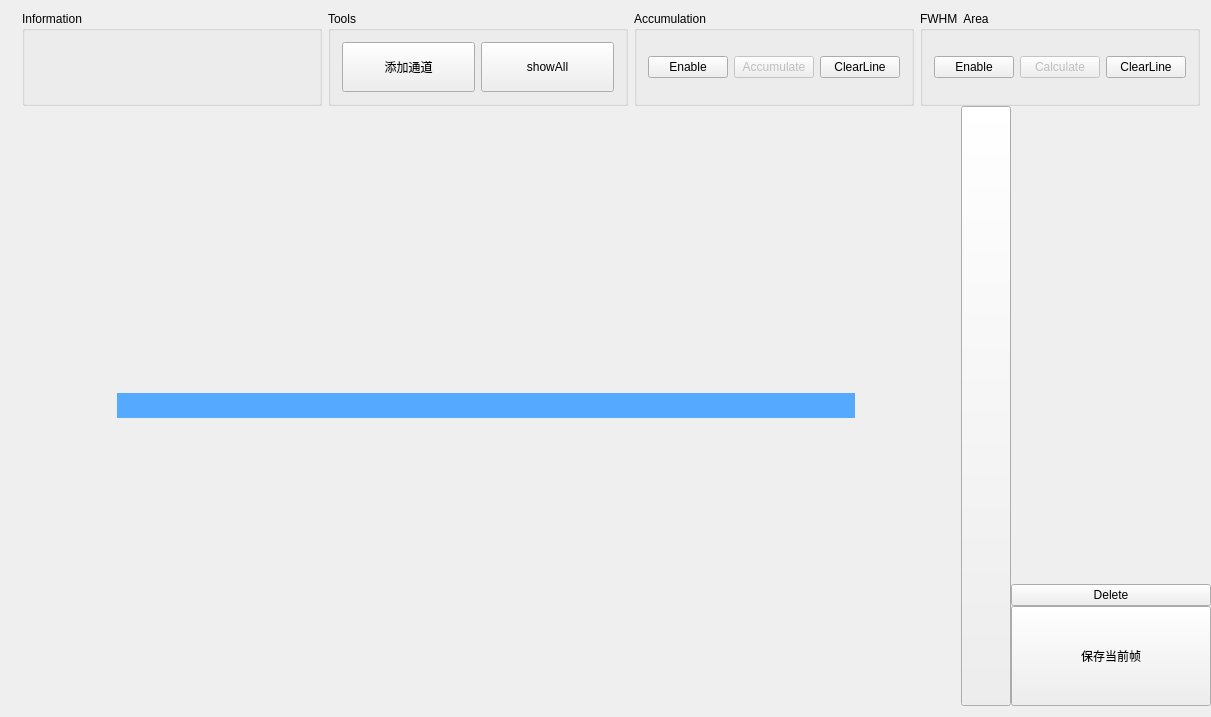
<?xml version="1.0" encoding="UTF-8"?>
<ui version="4.0">
 <class>sDataAnalysis</class>
 <widget class="QMainWindow" name="sDataAnalysis">
  <property name="geometry">
   <rect>
    <x>0</x>
    <y>0</y>
    <width>1173</width>
    <height>702</height>
   </rect>
  </property>
  <property name="windowTitle">
   <string>sDataAnalysis</string>
  </property>
  <widget class="QWidget" name="centralWidget">
   <layout class="QVBoxLayout" name="verticalLayout">
    <property name="spacing">
     <number>0</number>
    </property>
    <property name="rightMargin">
     <number>0</number>
    </property>
    <item>
     <widget class="QWidget" name="UI_W_MENU" native="true">
      <property name="maximumSize">
       <size>
        <width>16777215</width>
        <height>150</height>
       </size>
      </property>
      <layout class="QHBoxLayout" name="horizontalLayout">
       <property name="topMargin">
        <number>0</number>
       </property>
       <property name="bottomMargin">
        <number>0</number>
       </property>
       <item>
        <widget class="QGroupBox" name="groupBox_Inform">
         <property name="minimumSize">
          <size>
           <width>300</width>
           <height>0</height>
          </size>
         </property>
         <property name="title">
          <string>Information</string>
         </property>
         <layout class="QVBoxLayout" name="verticalLayout_7">
          <item>
           <layout class="QHBoxLayout" name="horizontalLayout_5">
            <item>
             <widget class="QLabel" name="labelFileName">
              <property name="text">
               <string/>
              </property>
              <property name="alignment">
               <set>Qt::AlignCenter</set>
              </property>
             </widget>
            </item>
            <item>
             <widget class="QLabel" name="labelFileTime">
              <property name="text">
               <string/>
              </property>
              <property name="alignment">
               <set>Qt::AlignCenter</set>
              </property>
             </widget>
            </item>
           </layout>
          </item>
          <item>
           <widget class="QLabel" name="labelCurrentPage">
            <property name="font">
             <font>
              <pointsize>15</pointsize>
              <weight>75</weight>
              <bold>true</bold>
             </font>
            </property>
            <property name="text">
             <string/>
            </property>
            <property name="alignment">
             <set>Qt::AlignCenter</set>
            </property>
           </widget>
          </item>
         </layout>
        </widget>
       </item>
       <item>
        <widget class="QGroupBox" name="groupBox_tools">
         <property name="minimumSize">
          <size>
           <width>300</width>
           <height>0</height>
          </size>
         </property>
         <property name="title">
          <string>Tools</string>
         </property>
         <layout class="QHBoxLayout" name="horizontalLayout_6">
          <item>
           <widget class="QPushButton" name="BtnAdd">
            <property name="minimumSize">
             <size>
              <width>100</width>
              <height>50</height>
             </size>
            </property>
            <property name="text">
             <string>添加通道</string>
            </property>
           </widget>
          </item>
          <item>
           <widget class="QPushButton" name="BtnChange">
            <property name="minimumSize">
             <size>
              <width>100</width>
              <height>50</height>
             </size>
            </property>
            <property name="text">
             <string>showAll</string>
            </property>
           </widget>
          </item>
         </layout>
        </widget>
       </item>
       <item>
        <layout class="QHBoxLayout" name="HLayout_XICList"/>
       </item>
       <item>
        <spacer name="horizontalSpacer">
         <property name="orientation">
          <enum>Qt::Horizontal</enum>
         </property>
         <property name="sizeHint" stdset="0">
          <size>
           <width>40</width>
           <height>20</height>
          </size>
         </property>
        </spacer>
       </item>
       <item>
        <widget class="QGroupBox" name="groupBox">
         <property name="title">
          <string>Accumulation</string>
         </property>
         <layout class="QHBoxLayout" name="horizontalLayout_2">
          <item>
           <widget class="QPushButton" name="UI_PB_TIC_CHOOSE">
            <property name="text">
             <string>Enable</string>
            </property>
           </widget>
          </item>
          <item>
           <widget class="QPushButton" name="UI_PB_ACCTIC">
            <property name="enabled">
             <bool>false</bool>
            </property>
            <property name="text">
             <string>Accumulate</string>
            </property>
           </widget>
          </item>
          <item>
           <widget class="QPushButton" name="UI_PB_TIC_CLEAR">
            <property name="text">
             <string>ClearLine</string>
            </property>
           </widget>
          </item>
         </layout>
        </widget>
       </item>
       <item>
        <widget class="QGroupBox" name="groupBox_2">
         <property name="title">
          <string>FWHM  Area</string>
         </property>
         <layout class="QHBoxLayout" name="horizontalLayout_3">
          <item>
           <widget class="QPushButton" name="UI_PB_MASS_CHOOSE">
            <property name="text">
             <string>Enable</string>
            </property>
           </widget>
          </item>
          <item>
           <widget class="QPushButton" name="UI_PB_CALCULATE">
            <property name="enabled">
             <bool>false</bool>
            </property>
            <property name="text">
             <string>Calculate</string>
            </property>
           </widget>
          </item>
          <item>
           <widget class="QPushButton" name="UI_PB_MASS_CLEAR">
            <property name="text">
             <string>ClearLine</string>
            </property>
           </widget>
          </item>
         </layout>
        </widget>
       </item>
      </layout>
     </widget>
    </item>
    <item>
     <layout class="QHBoxLayout" name="horizontalLayout_4">
      <property name="spacing">
       <number>0</number>
      </property>
      <item>
       <layout class="QVBoxLayout" name="verticalLayout_4">
        <item>
         <widget class="QWidget" name="UI_W_TIC" native="true">
          <property name="maximumSize">
           <size>
            <width>16777215</width>
            <height>16777215</height>
           </size>
          </property>
          <layout class="QVBoxLayout" name="verticalLayout_2"/>
         </widget>
        </item>
        <item>
         <layout class="QHBoxLayout" name="horizontalLayout_7">
          <item>
           <widget class="QLabel" name="labelMin">
            <property name="minimumSize">
             <size>
              <width>0</width>
              <height>25</height>
             </size>
            </property>
            <property name="maximumSize">
             <size>
              <width>100</width>
              <height>16777215</height>
             </size>
            </property>
            <property name="text">
             <string/>
            </property>
           </widget>
          </item>
          <item>
           <widget class="QWidget" name="widgetForTouch" native="true">
            <property name="sizePolicy">
             <sizepolicy hsizetype="Preferred" vsizetype="Preferred">
              <horstretch>0</horstretch>
              <verstretch>0</verstretch>
             </sizepolicy>
            </property>
            <property name="minimumSize">
             <size>
              <width>0</width>
              <height>25</height>
             </size>
            </property>
            <property name="maximumSize">
             <size>
              <width>16777215</width>
              <height>25</height>
             </size>
            </property>
            <property name="styleSheet">
             <string notr="true">background-color: rgb(85, 170, 255);</string>
            </property>
           </widget>
          </item>
          <item>
           <widget class="QLabel" name="labelMax">
            <property name="sizePolicy">
             <sizepolicy hsizetype="Minimum" vsizetype="Preferred">
              <horstretch>0</horstretch>
              <verstretch>0</verstretch>
             </sizepolicy>
            </property>
            <property name="minimumSize">
             <size>
              <width>100</width>
              <height>25</height>
             </size>
            </property>
            <property name="maximumSize">
             <size>
              <width>100</width>
              <height>16777215</height>
             </size>
            </property>
            <property name="text">
             <string/>
            </property>
           </widget>
          </item>
         </layout>
        </item>
        <item>
         <widget class="QWidget" name="UI_W_MASS" native="true">
          <layout class="QVBoxLayout" name="verticalLayout_3">
           <property name="leftMargin">
            <number>9</number>
           </property>
           <property name="topMargin">
            <number>9</number>
           </property>
           <property name="rightMargin">
            <number>9</number>
           </property>
           <property name="bottomMargin">
            <number>9</number>
           </property>
          </layout>
         </widget>
        </item>
       </layout>
      </item>
      <item>
       <widget class="QPushButton" name="pushButton">
        <property name="sizePolicy">
         <sizepolicy hsizetype="Minimum" vsizetype="Fixed">
          <horstretch>0</horstretch>
          <verstretch>0</verstretch>
         </sizepolicy>
        </property>
        <property name="minimumSize">
         <size>
          <width>50</width>
          <height>600</height>
         </size>
        </property>
        <property name="maximumSize">
         <size>
          <width>50</width>
          <height>16777215</height>
         </size>
        </property>
        <property name="autoFillBackground">
         <bool>false</bool>
        </property>
        <property name="styleSheet">
         <string notr="true">border-image: url(:/picture/Icon_Left.jpg);</string>
        </property>
        <property name="text">
         <string/>
        </property>
       </widget>
      </item>
      <item>
       <widget class="QWidget" name="verticalWidget_2" native="true">
        <property name="minimumSize">
         <size>
          <width>0</width>
          <height>0</height>
         </size>
        </property>
        <property name="maximumSize">
         <size>
          <width>200</width>
          <height>16777215</height>
         </size>
        </property>
        <layout class="QVBoxLayout" name="verticalLayout_5">
         <property name="spacing">
          <number>0</number>
         </property>
         <property name="leftMargin">
          <number>0</number>
         </property>
         <property name="topMargin">
          <number>0</number>
         </property>
         <property name="rightMargin">
          <number>0</number>
         </property>
         <property name="bottomMargin">
          <number>0</number>
         </property>
         <item>
          <widget class="QWidget" name="verticalWidget_3" native="true">
           <property name="minimumSize">
            <size>
             <width>0</width>
             <height>0</height>
            </size>
           </property>
           <layout class="QVBoxLayout" name="verticalLayout_6">
            <property name="leftMargin">
             <number>0</number>
            </property>
            <property name="topMargin">
             <number>0</number>
            </property>
            <property name="rightMargin">
             <number>0</number>
            </property>
            <property name="bottomMargin">
             <number>0</number>
            </property>
           </layout>
          </widget>
         </item>
         <item>
          <widget class="QPushButton" name="delBtn">
           <property name="minimumSize">
            <size>
             <width>0</width>
             <height>0</height>
            </size>
           </property>
           <property name="maximumSize">
            <size>
             <width>200</width>
             <height>16777215</height>
            </size>
           </property>
           <property name="text">
            <string>Delete</string>
           </property>
          </widget>
         </item>
         <item>
          <widget class="QPushButton" name="btn_saveFrame">
           <property name="minimumSize">
            <size>
             <width>0</width>
             <height>100</height>
            </size>
           </property>
           <property name="text">
            <string>保存当前帧</string>
           </property>
          </widget>
         </item>
        </layout>
       </widget>
      </item>
     </layout>
    </item>
   </layout>
  </widget>
 </widget>
 <layoutdefault spacing="6" margin="11"/>
 <resources/>
 <connections/>
</ui>
